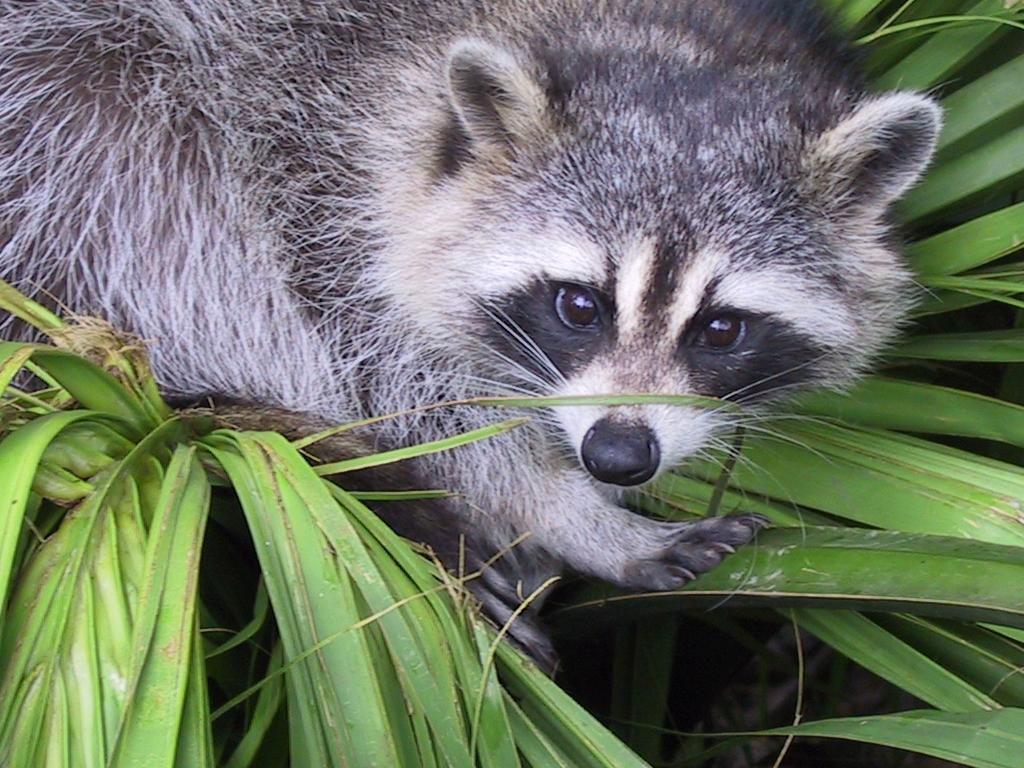
#> input picture piscine/P01/ex03/animal.jpeg, 1024 x 768 px
$ python zoom.py
#> lines starting #> are read from the running program, lines starting #| are printed output that depends on the picture
### piscine/P01/ex03/load_image.py
import numpy as np
from PIL import Image


def ft_load(path: str) -> np.ndarray:
    """
    Loads an image from the specified path and returns it as a NumPy array.
    The image is converted to RGB format before being returned.
    If the path is invalid or the image cannot be loaded,
    an empty array is returned.
    """
#> called with path = 'animal.jpeg'
    if (
        not isinstance(path, str)
        or not path.strip()
        or not path.lower().endswith(('.jpg', '.jpeg'))
    ):
        print("Invalid input: path must be a  \
              non-empty string ending with .jpg or .jpeg.")
        return np.array([])

    try:
        with Image.open(path) as img:
#> img is the input picture: PIL image 1024x768 RGB; mean R, G, B 110.7, 117.7, 102.1
            img = img.convert("RGB")
            img_array = np.array(img)

            print(f"The shape of image is: {img_array.shape}")
#| The shape of image is: (768, 1024, 3)
#> (printed output is left out)
            return img_array
    except FileNotFoundError:
        print(f"File not found: {path}")
        return np.array([])
    except Exception as e:
        print(f"An error occurred while loading the image: {e}")
        return np.array([])


def main():
    """Tests the ft_load function with a sample image file."""
    print(ft_load("landscape.jpg"))


# [2 lines that do not run on import are left out]

### piscine/P01/ex03/zoom.py
from load_image import ft_load
import matplotlib.pyplot as plt


def zoom_img(array):
    """cut 400x400 and convert to gray scale"""
    if array is None or array.size == 0:
        print("Invalid input: array must be a non-empty NumPy array.")
        return None

    zoom = array[120:520, 450:850]
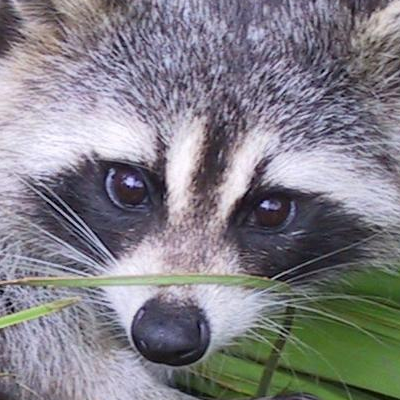
#> zoom: shape (400, 400, 3); mean R, G, B 129.4, 127.3, 134.2
    gray = zoom[:, :, 0]
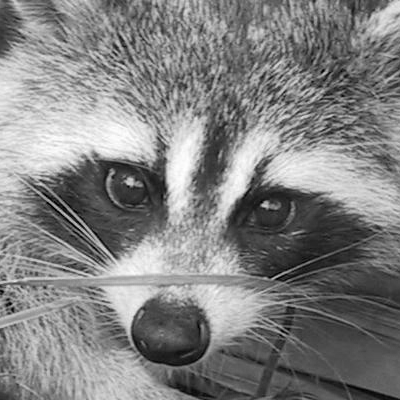
#> gray: shape (400, 400); min 0, max 255, mean 129.4
    return gray


def main():
    """Load image, zoom it, print data and display it"""
    image = ft_load("animal.jpeg")
    if image.size == 0:
        print("Error loading image.")
        return

    print(image)

    zoomed = zoom_img(image)
    print(f"New shape after slicing: {zoomed.shape}")
#| New shape after slicing: (400, 400)
    print(zoomed)
#> (printed output is left out)

    plt.imshow(zoomed, cmap='gray')
    plt.savefig("zoomed_image.png")
    plt.show()


if __name__ == "__main__":
    main()
